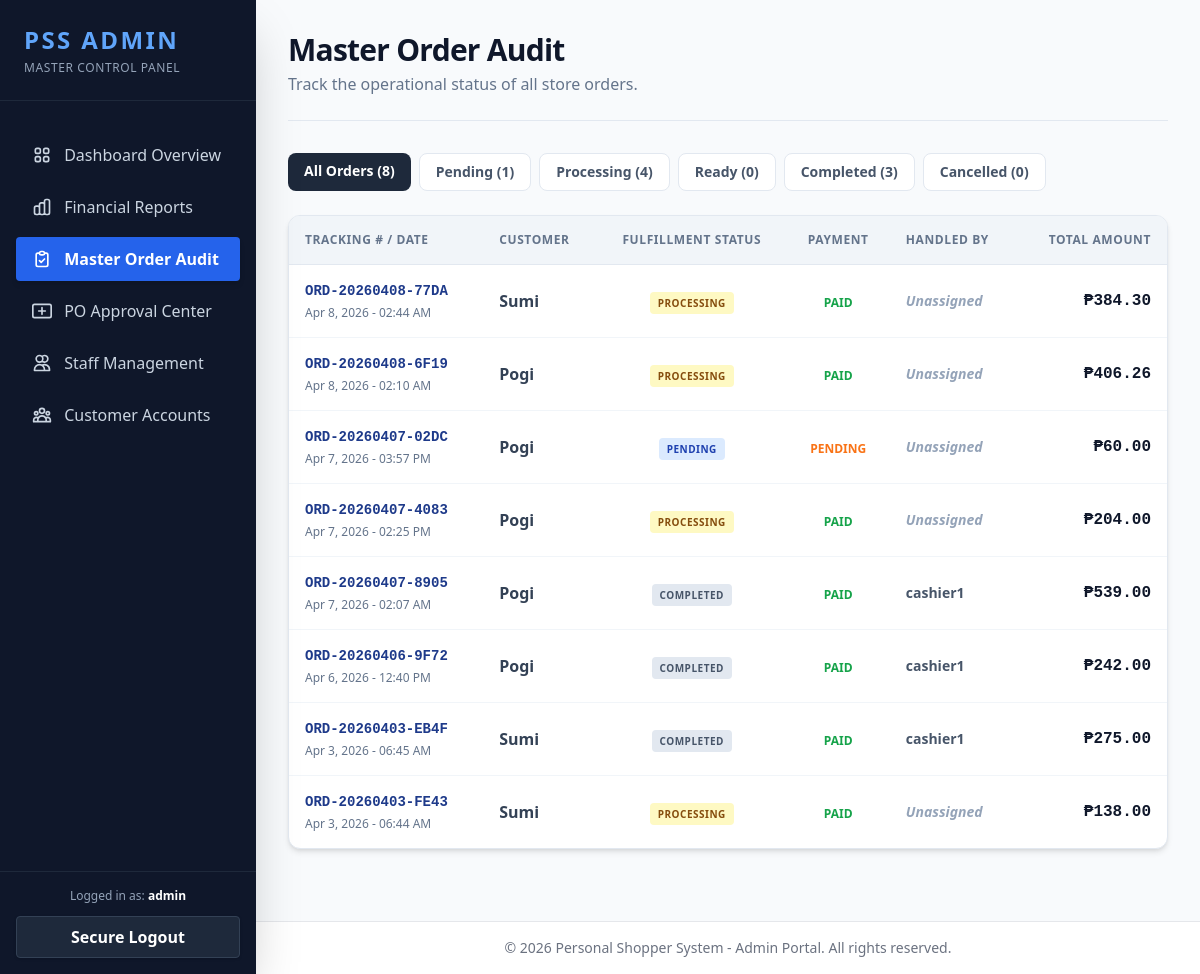
The page /modules/admin/orders.php (signed in) on the database as committed earlier.
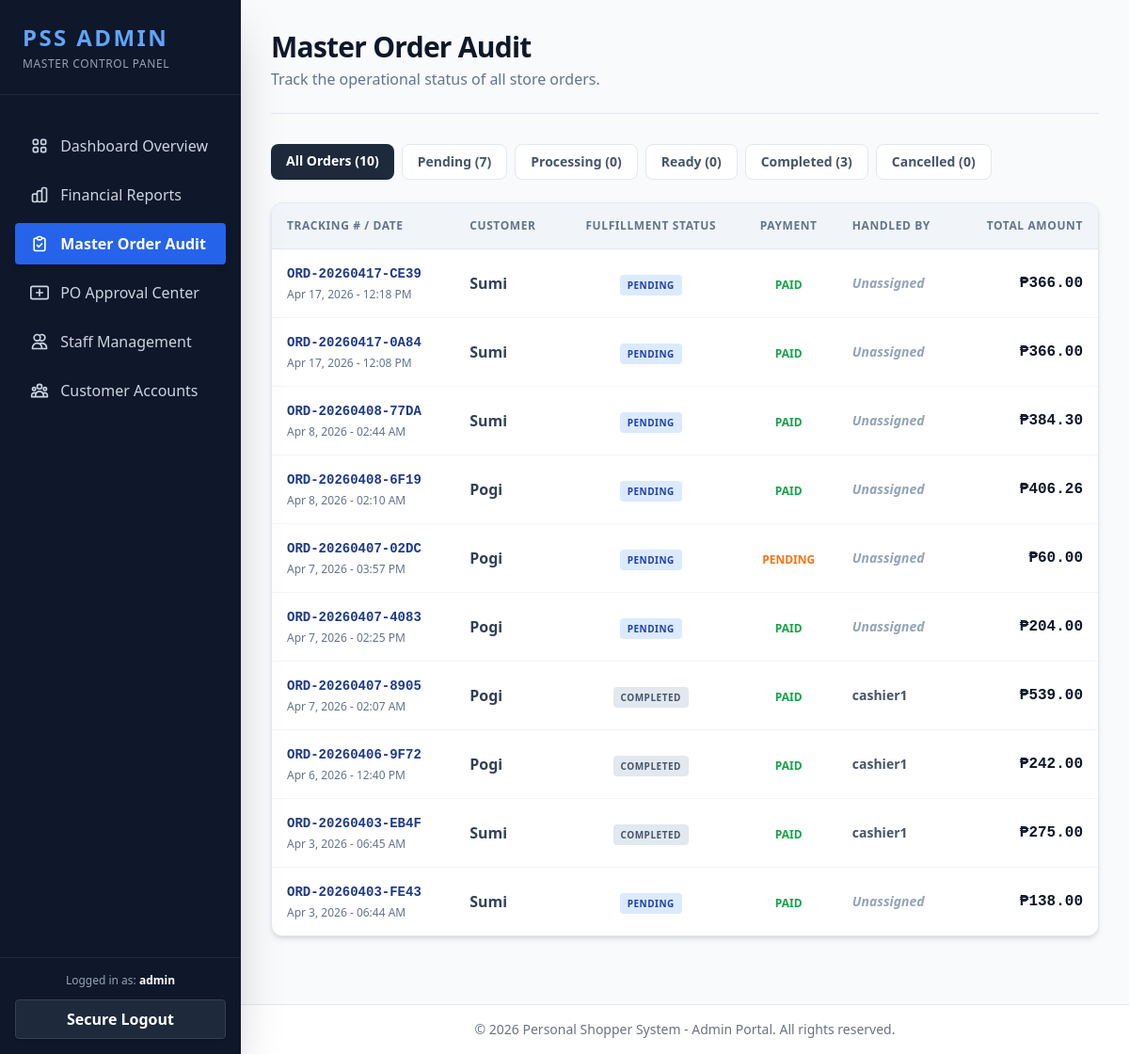
The same page on the database as committed later.
### tables this page shows
CREATE TABLE `orders` (
  `order_id` int NOT NULL AUTO_INCREMENT,
  `tracking_no` varchar(50) NOT NULL,
  `user_id` int NOT NULL,
  `total_amount` decimal(10,2) NOT NULL,
  `payment_method` varchar(50) DEFAULT NULL,
  `payment_status` enum('pending','paid','failed') NOT NULL DEFAULT 'pending',
  `pickup_datetime` datetime DEFAULT NULL,
  `payment_type` enum('full','partial','partial_50','partial_30') NOT NULL DEFAULT 'full',
  `upfront_payment` decimal(10,2) NOT NULL DEFAULT '0.00',
  `balance_due` decimal(10,2) NOT NULL DEFAULT '0.00',
  `online_reference` varchar(100) DEFAULT NULL,
  `order_status` enum('pending','processing','ready','completed','cancelled') NOT NULL DEFAULT 'pending',
  `created_at` timestamp NOT NULL DEFAULT CURRENT_TIMESTAMP,
  `processed_by` int DEFAULT NULL,
  `payment_intent_id` varchar(100) DEFAULT NULL,
  `payment_method_type` varchar(20) DEFAULT NULL,
  `payment_reference` varchar(100) DEFAULT NULL,
  `amount_paid_online` decimal(10,2) DEFAULT '0.00',
  PRIMARY KEY (`order_id`),
  UNIQUE KEY `tracking_no` (`tracking_no`),
  KEY `user_id` (`user_id`),
  KEY `fk_order_cashier` (`processed_by`),
  CONSTRAINT `fk_order_cashier` FOREIGN KEY (`processed_by`) REFERENCES `users` (`user_id`) ON DELETE SET NULL,
  CONSTRAINT `fk_order_user` FOREIGN KEY (`user_id`) REFERENCES `users` (`user_id`) ON DELETE CASCADE
);

CREATE TABLE `users` (
  `user_id` int NOT NULL AUTO_INCREMENT,
  `username` varchar(50) NOT NULL,
  `password` varchar(255) NOT NULL,
  `email` varchar(100) NOT NULL,
  `role` enum('customer','admin','cashier','inventory') NOT NULL DEFAULT 'customer',
  `terms_agreed` tinyint(1) DEFAULT '0',
  `status` enum('active','inactive','suspended') DEFAULT 'active',
  `email_verified` tinyint(1) NOT NULL DEFAULT '0',
  `last_login` timestamp NULL DEFAULT NULL,
  `created_at` timestamp NULL DEFAULT CURRENT_TIMESTAMP,
  `updated_at` timestamp NULL DEFAULT CURRENT_TIMESTAMP ON UPDATE CURRENT_TIMESTAMP,
  PRIMARY KEY (`user_id`),
  UNIQUE KEY `username` (`username`),
  UNIQUE KEY `email` (`email`),
  KEY `idx_email` (`email`),
  KEY `idx_status` (`status`)
);

### modules/admin/orders.php (the view, shortened to what this page needs)
<?php
require_once '../../config/config.php';
$status_filter = $_GET['status'] ?? 'all';
$query = "SELECT o.order_id, o.tracking_no, o.total_amount, o.order_status, o.payment_status, o.created_at,
                 cust.username AS customer_name,
                 cash.username AS cashier_name
          FROM orders o
          JOIN users cust ON o.user_id = cust.user_id
          LEFT JOIN users cash ON o.processed_by = cash.user_id";
$query .= " ORDER BY o.created_at DESC LIMIT 200";
$stmt = $conn->prepare($query);
$stmt->execute();
$result = $stmt->get_result();
$counts = $conn->query("SELECT order_status, COUNT(*) as count FROM orders GROUP BY order_status")->fetch_all(MYSQLI_ASSOC);
$status_counts = ['pending' => 0, 'processing' => 0, 'ready' => 0, 'completed' => 0, 'cancelled' => 0];
$total_orders = 0;
foreach ($counts as $c) {
    $status_counts[$c['order_status']] = $c['count'];
    $total_orders += $c['count'];
}
require_once '../../includes/admin_header.php';
?>
<main class="flex-1 overflow-y-auto p-8 bg-slate-50 w-full">
    <div class="mb-8 border-b border-slate-200 pb-6 flex flex-col md:flex-row justify-between items-start md:items-center gap-4">
        <div>
            <h1 class="text-3xl font-black text-slate-900 tracking-tight">Master Order Audit</h1>
            <p class="text-slate-500 mt-1">Track the operational status of all store orders.</p>
        </div>
    </div>
    <div class="flex flex-wrap gap-2 mb-6">
        <a href="orders.php?status=all" class="px-4 py-2 rounded-lg text-sm font-bold transition <?php echo $status_filter === 'all' ? 'bg-slate-800 text-white' : 'bg-white text-slate-600 border border-slate-200 hover:bg-slate-100'; ?>">
            All Orders (<?php echo $total_orders; ?>)
        </a>
        <a href="orders.php?status=pending" class="px-4 py-2 rounded-lg text-sm font-bold transition <?php echo $status_filter === 'pending' ? 'bg-blue-600 text-white' : 'bg-white text-slate-600 border border-slate-200 hover:bg-slate-100'; ?>">
            Pending (<?php echo $status_counts['pending']; ?>)
        </a>
        <a href="orders.php?status=processing" class="px-4 py-2 rounded-lg text-sm font-bold transition <?php echo $status_filter === 'processing' ? 'bg-yellow-500 text-white' : 'bg-white text-slate-600 border border-slate-200 hover:bg-slate-100'; ?>">
            Processing (<?php echo $status_counts['processing']; ?>)
        </a>
        <a href="orders.php?status=ready" class="px-4 py-2 rounded-lg text-sm font-bold transition <?php echo $status_filter === 'ready' ? 'bg-green-500 text-white' : 'bg-white text-slate-600 border border-slate-200 hover:bg-slate-100'; ?>">
            Ready (<?php echo $status_counts['ready']; ?>)
        </a>
        <a href="orders.php?status=completed" class="px-4 py-2 rounded-lg text-sm font-bold transition <?php echo $status_filter === 'completed' ? 'bg-slate-500 text-white' : 'bg-white text-slate-600 border border-slate-200 hover:bg-slate-100'; ?>">
            Completed (<?php echo $status_counts['completed']; ?>)
        </a>
        <a href="orders.php?status=cancelled" class="px-4 py-2 rounded-lg text-sm font-bold transition <?php echo $status_filter === 'cancelled' ? 'bg-red-600 text-white' : 'bg-white text-slate-600 border border-slate-200 hover:bg-slate-100'; ?>">
            Cancelled (<?php echo $status_counts['cancelled']; ?>)
        </a>
    </div>
    <div class="bg-white rounded-xl shadow-md border border-slate-200 overflow-hidden mb-10">
        <div class="overflow-x-auto">
            <table class="w-full text-left border-collapse">
                <thead>
                    <tr class="bg-slate-100 text-slate-500 text-xs uppercase tracking-wider border-b border-slate-200">
                        <th class="p-4 font-bold">Tracking # / Date</th>
                        <th class="p-4 font-bold">Customer</th>
                        <th class="p-4 font-bold text-center">Fulfillment Status</th>
                        <th class="p-4 font-bold text-center">Payment</th>
                        <th class="p-4 font-bold">Handled By</th>
                        <th class="p-4 font-bold text-right">Total Amount</th>
                    </tr>
                </thead>
                <tbody class="divide-y divide-slate-100">
                    <?php if ($result->num_rows > 0): ?>
                        <?php while ($row = $result->fetch_assoc()): ?>
                            <tr class="hover:bg-slate-50 transition">
                                <td class="p-4">
                                    <div class="font-mono text-sm font-bold text-blue-900"><?php echo htmlspecialchars($row['tracking_no']); ?></div>
                                    <div class="text-xs text-slate-500 mt-1"><?php echo date('M j, Y - h:i A', strtotime($row['created_at'])); ?></div>
                                </td>
                                <td class="p-4 font-semibold text-slate-700">
                                    <?php echo htmlspecialchars($row['customer_name']); ?>
                                </td>
                                <td class="p-4 text-center">
                                    <?php
                                        $bg = 'bg-slate-100 text-slate-800';
                                        if($row['order_status'] == 'pending') $bg = 'bg-blue-100 text-blue-800';
                                        if($row['order_status'] == 'processing') $bg = 'bg-yellow-100 text-yellow-800';
                                        if($row['order_status'] == 'completed') $bg = 'bg-slate-200 text-slate-600';
                                    ?>
                                    <span class="<?php echo $bg; ?> text-[10px] font-black px-2 py-1 rounded uppercase tracking-wider">
                                        <?php echo htmlspecialchars($row['order_status']); ?>
                                    </span>
                                </td>
                                <td class="p-4 text-center">
                                    <span class="<?php echo $row['payment_status'] === 'paid' ? 'text-green-600' : 'text-orange-500'; ?> font-bold text-xs uppercase">
                                        <?php echo htmlspecialchars($row['payment_status']); ?>
                                    </span>
                                </td>
                                <td class="p-4 text-sm font-semibold text-slate-600">
                                    <?php echo $row['cashier_name'] ? htmlspecialchars($row['cashier_name']) : '<span class="text-slate-400 italic">Unassigned</span>'; ?>
                                </td>
                                <td class="p-4 text-right font-black text-slate-900 font-mono">
                                    ₱<?php echo number_format($row['total_amount'], 2); ?>
                                </td>
                            </tr>
                        <?php endwhile; ?>
                    <?php endif; ?>
                </tbody>
            </table>
        </div>
    </div>
</main>
<?php
require_once '../../includes/admin_footer.php';
?>

### includes/admin_header.php (shortened to what this page needs)
<?php
$current_page = basename($_SERVER['PHP_SELF']);
?>
<!DOCTYPE html>
<html lang="en">
<head>
    <script src="https://cdn.tailwindcss.com"></script>
</head>
<body class="bg-gray-100 font-sans antialiased">
<div class="flex min-h-screen">
    <aside class="w-64 bg-slate-900 text-white flex flex-col hidden md:flex shadow-2xl z-10">
        <div class="p-6 border-b border-slate-800">
            <h2 class="text-2xl font-black tracking-widest text-blue-400">PSS ADMIN</h2>
            <p class="text-slate-400 text-xs mt-1 uppercase tracking-wider">Master Control Panel</p>
        </div>
        <nav class="flex-1 p-4 space-y-2 mt-4">
            <a href="dashboard.php" class="block py-2.5 px-4 rounded transition <?php echo $current_page == 'dashboard.php' ? 'bg-blue-600 text-white font-bold shadow-md' : 'text-slate-300 hover:bg-slate-800 hover:text-white'; ?>">
                Dashboard Overview
            </a>
            <a href="sales_report.php" class="block py-2.5 px-4 rounded transition <?php echo $current_page == 'sales_report.php' ? 'bg-blue-600 text-white font-bold shadow-md' : 'text-slate-300 hover:bg-slate-800 hover:text-white'; ?>">
                Financial Reports
            </a>
            <a href="orders.php" class="block py-2.5 px-4 rounded transition <?php echo $current_page == 'orders.php' ? 'bg-blue-600 text-white font-bold shadow-md' : 'text-slate-300 hover:bg-slate-800 hover:text-white'; ?>">
                Master Order Audit
            </a>
            <a href="purchase_orders.php" class="block py-2.5 px-4 rounded transition <?php echo $current_page == 'purchase_orders.php' ? 'bg-blue-600 text-white font-bold shadow-md' : 'text-slate-300 hover:bg-slate-800 hover:text-white'; ?>">
                <svg class="w-5 h-5 inline-block mr-2 -mt-1" fill="none" stroke="currentColor" viewBox="0 0 24 24"><path stroke-linecap="round" stroke-linejoin="round" stroke-width="2" d="M12 8v8m4-4H8m-5 8h18a2 2 0 002-2V6a2 2 0 00-2-2H3a2 2 0 00-2 2v12a2 2 0 002 2z"></path></svg>
                PO Approval Center
            </a>
            <a href="staff.php" class="block py-2.5 px-4 rounded transition <?php echo $current_page == 'staff.php' || $current_page == 'add_staff.php' ? 'bg-blue-600 text-white font-bold shadow-md' : 'text-slate-300 hover:bg-slate-800 hover:text-white'; ?>">
                <svg class="w-5 h-5 inline-block mr-2 -mt-1" fill="none" stroke="currentColor" viewBox="0 0 24 24"><path stroke-linecap="round" stroke-linejoin="round" stroke-width="2" d="M12 4.354a4 4 0 110 5.292M15 21H3v-1a6 6 0 0112 0v1zm0 0h6v-1a6 6 0 00-9-5.197M13 7a4 4 0 11-8 0 4 4 0 018 0z"></path></svg>
                Staff Management
            </a>
            <a href="customers.php" class="block py-2.5 px-4 rounded transition <?php echo $current_page == 'customers.php' ? 'bg-blue-600 text-white font-bold shadow-md' : 'text-slate-300 hover:bg-slate-800 hover:text-white'; ?>">
                Customer Accounts
            </a>
        </nav>
        <div class="p-4 border-t border-slate-800">
            <div class="text-xs text-slate-400 mb-3 text-center">Logged in as: <span class="font-bold text-white"><?php echo htmlspecialchars($_SESSION['username']); ?></span></div>
            <a href="../../auth/logout.php" class="block py-2 px-4 bg-slate-800 hover:bg-red-600 text-white rounded text-center transition font-semibold shadow border border-slate-700 hover:border-red-500">Secure Logout</a>
        </div>
    </aside>
    <div class="flex-1 flex flex-col h-screen overflow-hidden">

### includes/admin_footer.php (shortened to what this page needs)
        <footer class="bg-white border-t border-gray-200 py-4 mt-auto w-full">
            <div class="container mx-auto px-6 text-center text-sm text-gray-500">
                &copy; <?php echo date('Y'); ?> Personal Shopper System - Admin Portal. All rights reserved.
            </div>
        </footer>
    </div> </div>
</body>
</html>

Rows that differ between the two databases and show on the page:
added orders: tracking_no "ORD-20260417-CE39", created_at "Apr 17, 2026 - 12:18 PM", user.username "Sumi", order_status "PENDING", payment_status "PAID", shows "Unassigned", total_amount "366.00"
added orders: tracking_no "ORD-20260417-0A84", created_at "Apr 17, 2026 - 12:08 PM", user.username "Sumi", order_status "PENDING", payment_status "PAID", shows "Unassigned", total_amount "366.00"
changed orders "ORD-20260408-77DA": order_status "PROCESSING" → "PENDING"
changed orders "ORD-20260408-6F19": order_status "PROCESSING" → "PENDING"
changed orders "ORD-20260407-4083": order_status "PROCESSING" → "PENDING"
changed orders "ORD-20260403-FE43": order_status "PROCESSING" → "PENDING"
Other text that changed with them:
$total_orders: "8" → "10"
$status_counts['pending']: "1" → "7"
$status_counts['processing']: "4" → "0"
